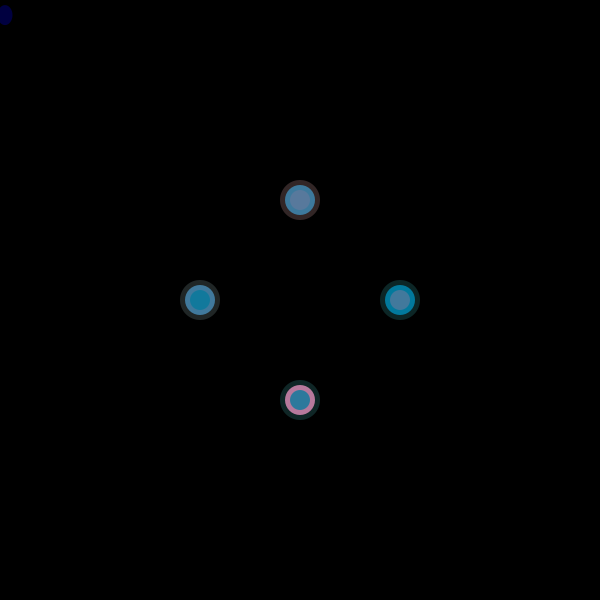
Frame 1 (no input)
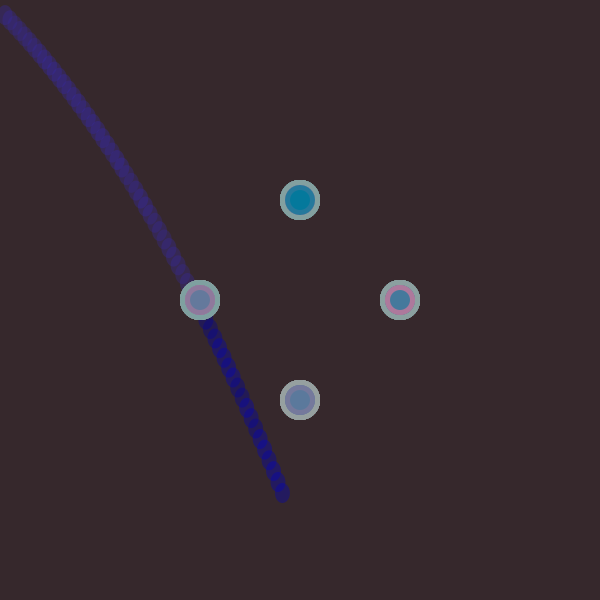
Frame 60 (the mouse pressed at the canvas centre just before this capture)
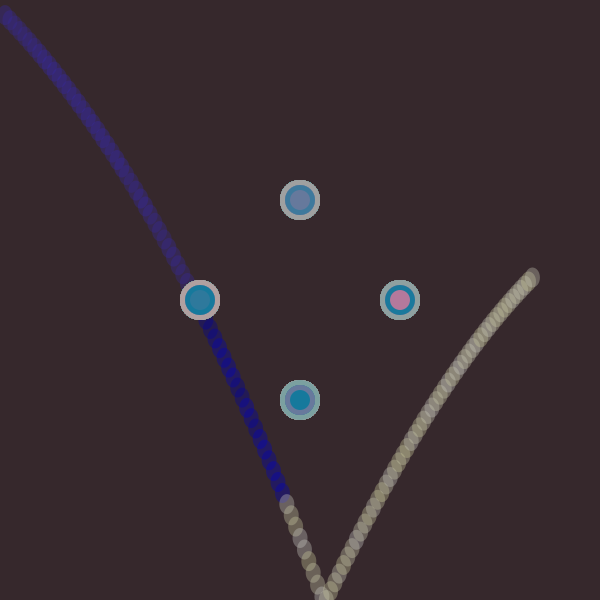
Frame 120 (the mouse held since frame 60 and released just before this capture)

The Processing sketch that drew these frames (run headless with seeded random() and noise(); from frame 60 on, the mouse is pressed at the canvas centre):

// Processing sketch: processing_79115
// ── processing_79115.pde

float sec;
float vx=5;
float vy=5;
float x=0;
float y=10;
float frictionx=.998;
float frictiony=-.75;
float gravity=.1;

PFont font;



void setup(){
  size(600,600);
  background(0,0,0);
  sec=0;

}


void draw(){
  println("x: "+mouseX+"y: "+mouseY);
  vy += gravity;
  vx*= frictionx;
  x += vx;
  y += vy;

  
  
  if(y > height){
    y=height;
    vy*= frictiony;
    vx*= frictionx;
  }
  
  
  //fill(random(100,300),194,132,90);
  fill(mouseX-100,mouseY-100,random(150,200),90);
  noStroke();
  ellipse(x,y,15,20);
    if(x>600){
      x +=-1;
      vx +=-5;
    }
    if(x<0){
      x+=1;
      vx +=5;
    }
    if(y<0){
      y+=-1;
      vy+=5;
    }
    
    fill(random(247),162,162,60);
    ellipse(width/2,400,40,40);
    fill(random(193),121,156);
    ellipse(width/2,400,30,30);
    fill(random(193),121,156);
    ellipse(width/2,400,20,20);
    
    fill(random(247),162,162,60);
    ellipse(width/2,200,40,40);
    fill(random(193),121,156);
    ellipse(width/2,200,30,30);
    fill(random(193),121,156);
    ellipse(width/2,200,20,20);
    
    fill(random(247),162,162,60);
    ellipse(200,height/2,40,40);
    fill(random(193),121,156);
    ellipse(200,height/2,30,30);
    fill(random(193),121,156);
    ellipse(200,height/2,20,20);
    
    fill(random(247),162,162,60);
    ellipse(400,height/2,40,40);
    fill(random(193),121,156);
    ellipse(400,height/2,30,30);
    fill(random(193),121,156);
    ellipse(400,height/2,20,20);
    
  if(dist(x,y,width/2,400)<10){
    fill(random(200),random(132),124,90);
    rect(0,0,600,600);
  }
  
    if(dist(x,y,width/2,200)<10){
    fill(random(200),random(132),124,90);
    rect(0,0,600,600);
  }
  
    if(dist(x,y,200,height/2)<10){
    fill(random(200),random(132),124,90);
    rect(0,0,600,600);
  }
  
    if(dist(x,y,400,height/2)<10){
    fill(random(200),random(132),124,90);
    rect(0,0,600,600);
  }
  
  
}


void mouseReleased(){
  vy-=4;
  vx-=4;
}
